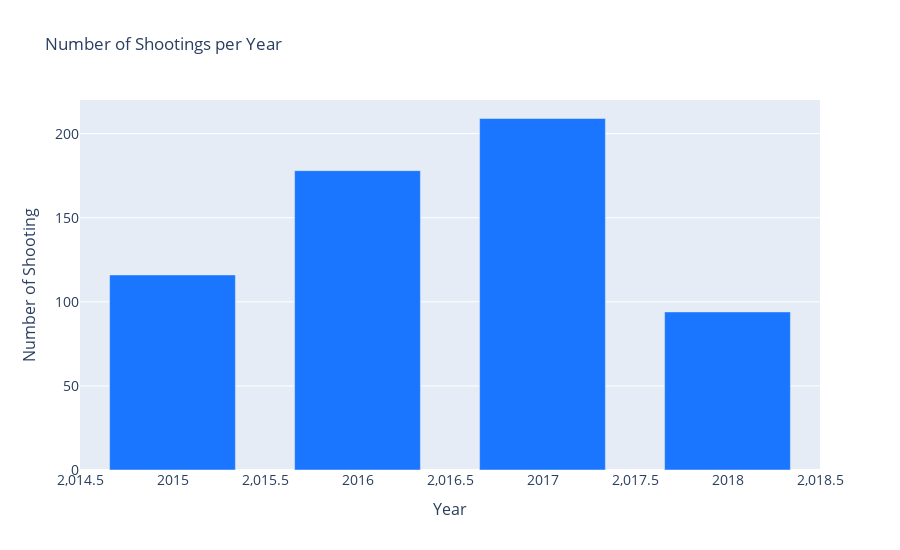

Notebook source saved alongside this figure:
### Code cell
fig = go.Figure(layout={'height':550})

fig.add_trace(go.Bar(
    x=df_shoot[['YEAR','INCIDENT_NUMBER',]].groupby('YEAR').count().reset_index()['YEAR'], 
    y=df_shoot[['YEAR','INCIDENT_NUMBER',]].groupby('YEAR').count().reset_index()['INCIDENT_NUMBER'], 
    name='Crime w/ Shooting', 
    marker_color='rgb(26, 118, 255)'))

fig.update_layout(title='Number of Shootings per Year', xaxis_tickfont_size=14,

    yaxis=dict(
        title='Number of Shooting', 
        titlefont_size=16, 
        tickfont_size=14),

    xaxis=dict(
        title='Year', 
        titlefont_size=16, 
        tickfont_size=14),
        
    legend=dict(x=0, y=1.0, bgcolor='rgba(255, 255, 255, 0)', bordercolor='rgba(255, 255, 255, 0)'), 
                  barmode='group', bargap=0.15, bargroupgap=0.2)
fig.show()

### Figure 1 — Plotly figure (JSON) as saved in the notebook; plotly's stock layout.template omitted (floating-point values rounded to 4 significant figures)
{"data": [{"marker": {"color": "rgb(26, 118, 255)"}, "name": "Crime w/ Shooting", "type": "bar", "x": [2015, 2016, 2017, 2018], "y": [116, 178, 209, 94]}], "layout": {"bargap": 0.15, "bargroupgap": 0.2, "barmode": "group", "height": 550, "legend": {"bgcolor": "rgba(255, 255, 255, 0)", "bordercolor": "rgba(255, 255, 255, 0)", "x": 0, "y": 1}, "title": {"text": "Number of Shootings per Year"}, "xaxis": {"tickfont": {"size": 14}, "title": {"font": {"size": 16}, "text": "Year"}}, "yaxis": {"tickfont": {"size": 14}, "title": {"font": {"size": 16}, "text": "Number of Shooting"}}}}
